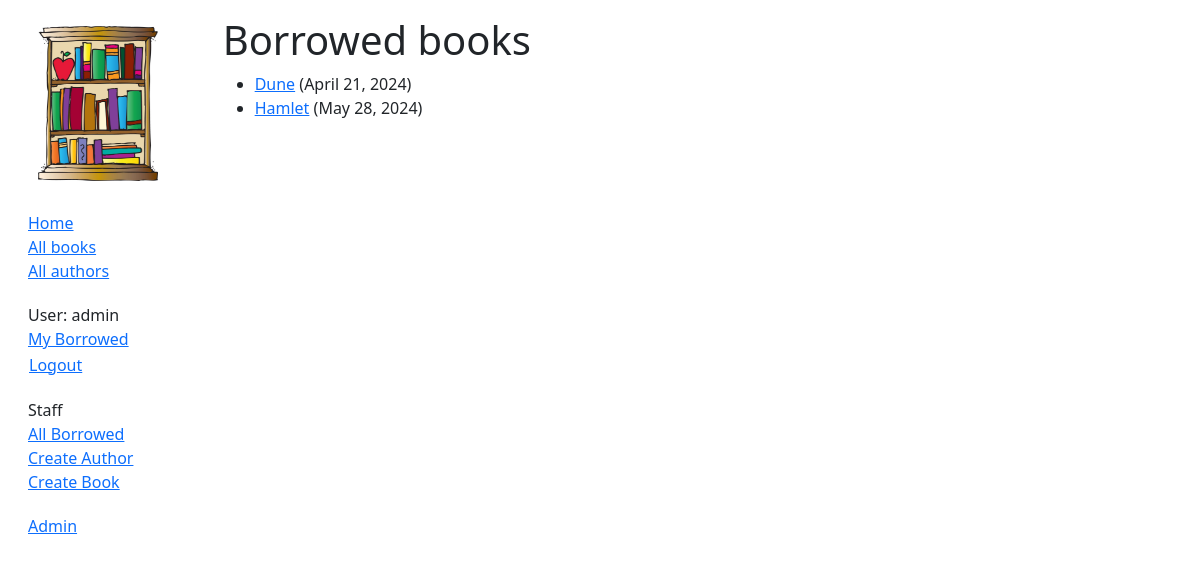
The app's page /catalog/mybooks/ (signed in) with its own data.
### catalog/models.py (models this page shows, shortened)
class BookInstance(models.Model):
    id = models.UUIDField(primary_key=True, default=uuid.uuid4,
                          help_text="Unique ID for this particular book across whole library")
    book = models.ForeignKey('Book', on_delete=models.RESTRICT, null=True)
    imprint = models.CharField(max_length=200)
    due_back = models.DateField(null=True, blank=True)
    borrower = models.ForeignKey(
        settings.AUTH_USER_MODEL, on_delete=models.SET_NULL, null=True, blank=True)
    @property
    def is_overdue(self):
        return bool(self.due_back and date.today() > self.due_back)
    LOAN_STATUS = (
        ('d', 'Maintenance'),
        ('o', 'On loan'),
        ('a', 'Available'),
        ('r', 'Reserved'),
    )
    status = models.CharField(
        max_length=1,
        choices=LOAN_STATUS,
        blank=True,
        default='d',
        help_text='Book availability')
    class Meta:
        ordering = ['due_back']
        permissions = (("can_mark_returned", "Set book as returned"),)

class Book(models.Model):
    title = models.CharField(max_length=200)
    author = models.ForeignKey('Author', on_delete=models.RESTRICT, null=True)
    summary = models.TextField(
        max_length=1000, help_text="Enter a brief description of the book")
    isbn = models.CharField('ISBN', max_length=13,
                            unique=True,
                            help_text='13 Character <a href="https://www.isbn-international.org/content/what-isbn'
                                      '">ISBN number</a>')
    genre = models.ManyToManyField(
        Genre, help_text="Select a genre for this book")
    language = models.ForeignKey(
        'Language', on_delete=models.SET_NULL, null=True)
    class Meta:
        ordering = ['title', 'author']
    def display_genre(self):
        """Creates a string for the Genre. This is required to display genre in Admin."""
        return ', '.join([genre.name for genre in self.genre.all()[:3]])
    display_genre.short_description = 'Genre'

### catalog/views.py (the view)
# urls.py: path('mybooks/', views.LoanedBooksByUserListView.as_view(), name='my-borrowed'),
class LoanedBooksByUserListView(LoginRequiredMixin,generic.ListView):
    model = BookInstance
    template_name = 'catalog/bookinstance_list_borrowed_user.html'
    paginate_by = 10
    def get_queryset(self):
        return (
            BookInstance.objects.filter(borrower=self.request.user)
            .filter(status__exact='o')
            .order_by('due_back')
        )

### catalog/templates/catalog/bookinstance_list_borrowed_user.html
{% extends "base_generic.html" %}
{% block content %}
    <h1>Borrowed books</h1>
    {% if bookinstance_list %}
    <ul>
      {% for bookinst in bookinstance_list %}
      <li class="{% if bookinst.is_overdue %}text-danger{% endif %}">
        <a href="{% url 'book-detail' bookinst.book.pk %}">{{ bookinst.book.title }}</a> ({{ bookinst.due_back }})
      </li>
      {% endfor %}
    </ul>
    {% else %}
      <p>There are no books borrowed.</p>
    {% endif %}
{% endblock %}

### catalog/templates/base_generic.html (shortened to what this page needs)
<!DOCTYPE html>
<html lang="en">
  <head>
    <link
      href="https://cdn.jsdelivr.net/npm/bootstrap@5.3.3/dist/css/bootstrap.min.css"
      rel="stylesheet"
    />
    {% load static %}
    <link rel="stylesheet" href="{% static 'css/styles.css' %}" />
  </head>
  <body>
    <div class="container-fluid">
      <div class="row p-3">
        <div class="col-sm-2">
          {% block sidebar %}
          <img
            src="{% static 'images/bookshelf_image.jpg' %}"
            alt="Puppy Picture"
            style="width: 140px; height: 175px; padding: 10px"
          />
          <ul class="sidebar-nav">
            <li>
              <a class="link-opacity-50-hover" href="{% url 'index' %}">Home</a>
            </li>
            <li>
              <a class="link-opacity-50-hover" href="{% url 'books' %}"
                >All books</a
              >
            </li>
            <li>
              <a class="link-opacity-50-hover" href="{% url 'authors' %}"
                >All authors</a
              >
            </li>
          </ul>
          <ul class="sidebar-nav">
            {% if user.is_authenticated %}
            <li>User: {{ user.get_username }}</li>
            <li>
              <a class="link-opacity-50-hover" href="{% url 'my-borrowed' %}"
                >My Borrowed</a
              >
            </li>
            <form
                id="logout-form"
                method="post"
                action="{% url 'logout' %}">
                <button type="submit" class="btn btn-link">Logout</button>
              </form>
            {% endif %}
          </ul>
          {% if user.is_staff %}
          <ul class="sidebar-nav">
            <li>Staff</li>
            <li>
              <a class="link-opacity-50-hover" href="{% url 'all-borrowed' %}"
                >All Borrowed</a
              >
            </li>
            {% if perms.catalog.add_author %}
            <li>
              <a class="link-opacity-50-hover" href="{% url 'author-create' %}"
                >Create Author</a
              >
            </li>
            {% endif %} {% if perms.catalog.add_book %}
            <li>
              <a class="link-opacity-50-hover" href="{% url 'book-create' %}"
                >Create Book</a
              >
            </li>
            {% endif %}
          </ul>
          {% endif %}
          <ul class="sidebar-nav">
            <li>
              <a class="link-opacity-50-hover" href="{% url 'admin:index' %}"
                >Admin</a
              >
            </li>
          </ul>
        {% endblock %}
        </div>
        <div class="col-auto">
          {% block content %} {% endblock %}
        </div>
      </div>
    </div>
  </body>
</html>

### catalog/static/css/styles.css (style rules this page uses)
.sidebar-nav { margin-top: 20px; padding: 0; list-style: none; }
#logout-form { display: inline; }
#logout-form button { padding: 0; margin: 0; }

### records on screen
BookInstance: book "Dune", due_back "April 21, 2024"
BookInstance: book "Hamlet", due_back "May 28, 2024"

### other values on screen
{{ user.get_username }} "admin"
